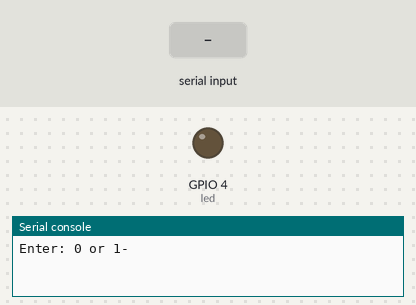
Simulated run of this program. Board: ESP8266 board running MicroPython. Shown: output pins drawn as LEDs (lit = HIGH), the last lines printed to the serial console. The inputs (shaded band) are chosen by the test bench.

Above: at 1.2 s.
1.3 s: "1" typed at the serial console, then Enter
At 1.7 s:
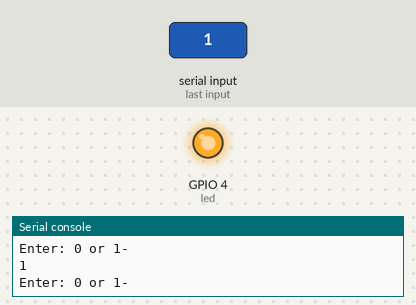
2.8 s: "0" typed at the serial console, then Enter
At 4.1 s:
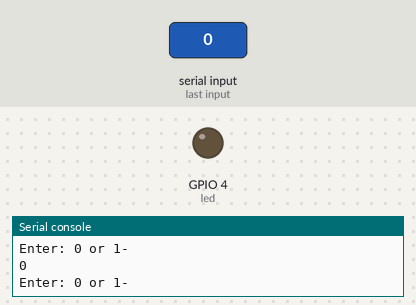
Timing chart, 0 to 5.8 s (numbered marks = the images above; inputs shaded):
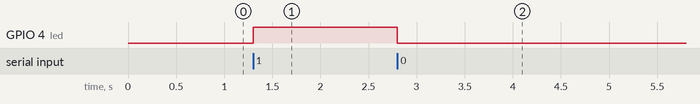

The program:

led_blink_by_input_in_micropython.py
```python
from machine import Pin  # Import the Pin class from the machine module, used for controlling GPIO pins.

led = Pin(4, Pin.OUT)  # Create a Pin object named 'led'.
                        # - 4: Specifies the GPIO pin number (in this case, GPIO4).
                        # - Pin.OUT: Configures the pin as an output pin, allowing you to control its voltage.

while True:  # Start an infinite loop, so the code inside will run continuously.
    try:
        user_input = input("Enter: 0 or 1-")  # Prompt the user to enter either '0' or '1' and store the input as a string in the 'user_input' variable.
        value = int(user_input)  # Convert the user's string input to an integer.

        if value == 0 or value == 1:  # Check if the entered value is either 0 or 1.
            led.value(value)  # Set the value of the 'led' pin to the integer entered by the user.
                                # - If the user entered '1', the pin will be set HIGH (typically 3.3V), turning the LED on (if wired correctly).
                                # - If the user entered '0', the pin will be set LOW (0V), turning the LED off.
        else:
            print("Invalid input. Please enter 0 or 1.")  # If the user enters anything other than '0' or '1', print an error message.

    except ValueError:
        print("Invalid input. Please enter a number (0 or 1).")  # If the user enters non-numeric input that cannot be converted to an integer, print a value error message.
    except KeyboardInterrupt:
        print("\nProgram interrupted by user.")  # If the user presses Ctrl+C, gracefully exit the loop and print a message.
        break  # Exit the while loop.0
    
```

Measured:
- after the input at 1.3 s, GPIO 4 (led): LOW → HIGH at once
- after the input at 2.8 s, GPIO 4 (led): HIGH → LOW at once
